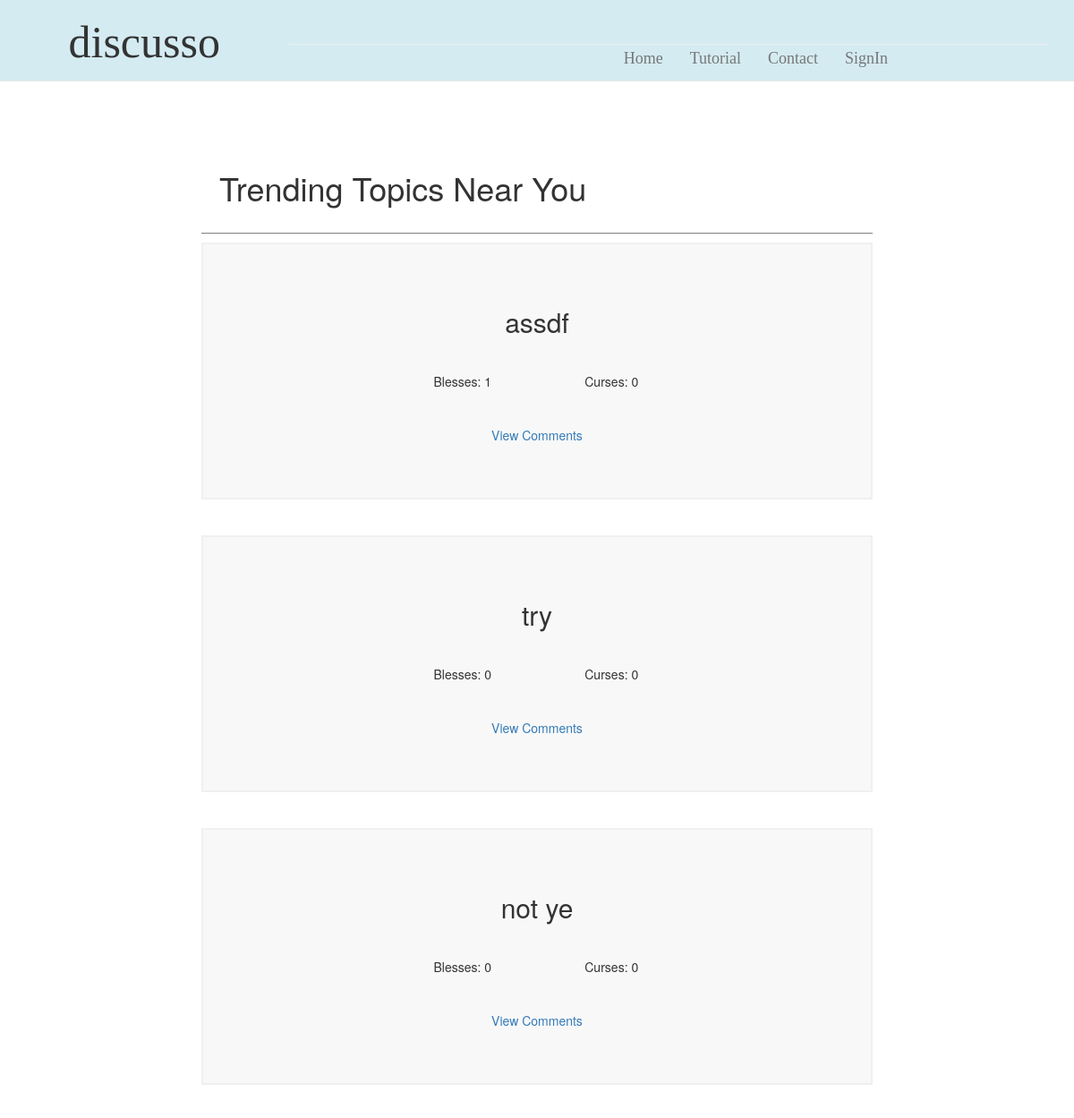
Page /homepage (upper part) on the earlier database version.
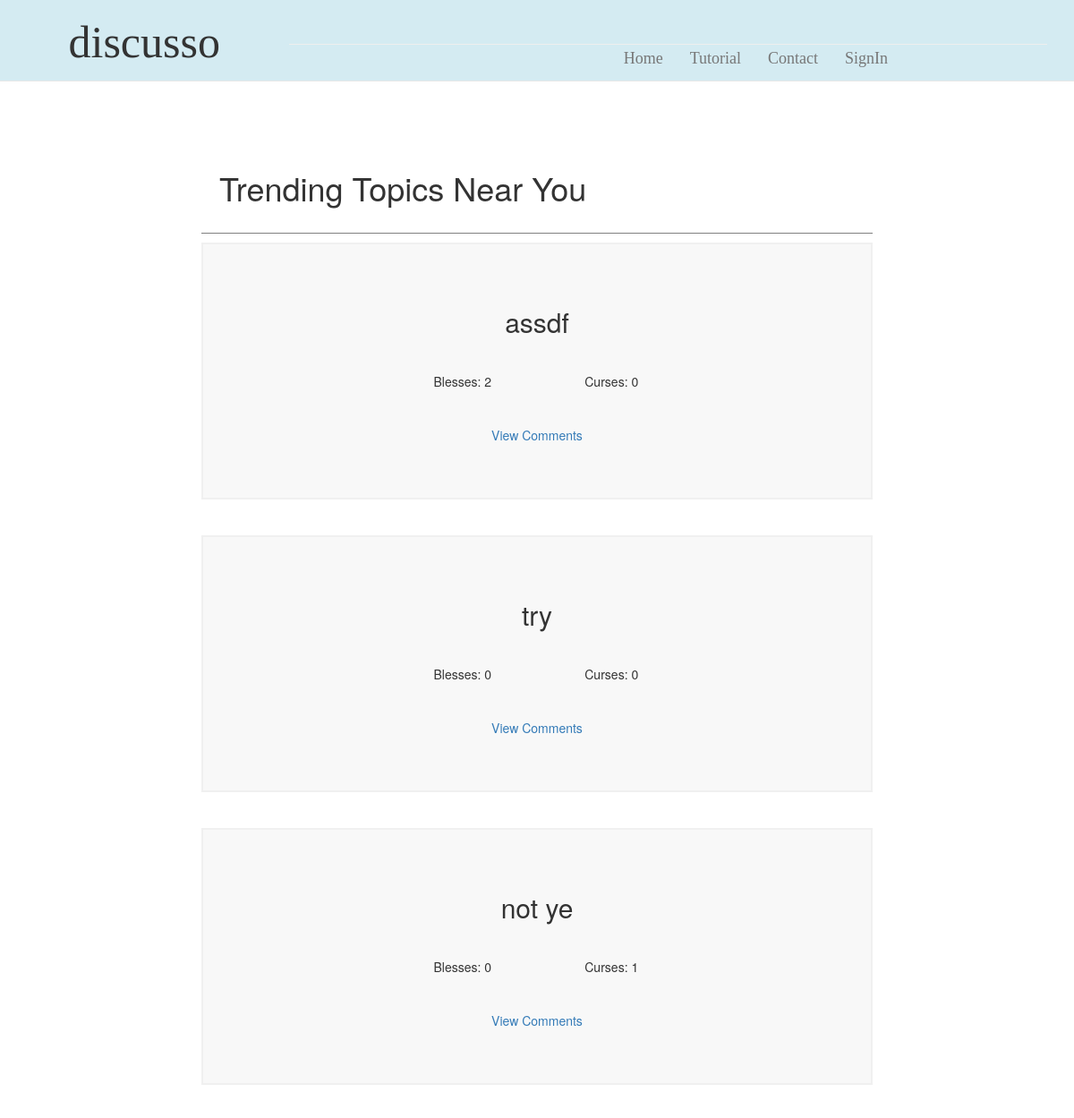
Same page on the later database version.
### app/models.py (models this page shows, shortened)
class Post(db.Model):
    id = db.Column(db.Integer, primary_key=True)
    title = db.Column(db.String(64))
    desc = db.Column(db.String(248))
    blesses = db.Column(db.Integer, default=0)
    curses = db.Column(db.Integer, default=0)
    timestamp = db.Column(db.DateTime, index=True, default=datetime.utcnow)
    user_id = db.Column(db.Integer, db.ForeignKey('user.id'))
    p_replies = db.relationship('Reply', backref='ogPost', lazy='dynamic')
    user_votes = db.relationship('Post_BC', backref='post', lazy='dynamic')

### app/routes.py (the view)
@app.route('/', methods=['GET', 'POST'])
@app.route('/homepage', methods=['GET', 'POST'])
def homepage():
    form = MakePostForm()
    allUsers = User.query.all()
    if form.validate_on_submit():
        post = Post(title=form.title.data, desc=form.desc.data,
                    user_id=current_user.id)
        db.session.add(post)
        db.session.commit()
        return render_template('homepage.html', title='Home', posts=Post.query.all(), form=form, user=allUsers)
    return render_template('homepage.html', title='Home', posts=Post.query.all(), form=form, user=allUsers)

### app/models.py (called while the page is built)
    def avatar(self, size):
        digest = md5(self.email.lower().encode('utf-8')).hexdigest()
        return 'https://www.gravatar.com/avatar/{}?d=identicon&s={}'.format(
            digest, size)

### app/templates/homepage.html (shortened to what this page needs)
{% extends "topbar.html" %}
{% block content %}
<div class="container-fluid">
	<div class="leftSide col-lg-2">
	</div>
	<div class="homePage col-lg-8">
		<div class="special">
			<h1> Trending Topics Near You</h1>
		</div>
		{%for post in posts|reverse %}
		<div class="sampleTopic">
			<div class="heading">
				<h2> {{ post.title }} </h2>
			</div>
			<div class="innerTopic container-fluid">
				<div class="col-lg-3"></div>
				<div class="col-lg-3">
					<p>Blesses: {{post.blesses}} </p>
				</div>
				<div class="col-lg-3">
					<p>Curses: {{post.curses}} </p>
				</div>
				<div class="col-lg-3"></div>
			</div>
			<div class="links container-fluid">
				<div class="viewComment col-lg-4"></div>
				<div class="viewComment col-lg-4">
					<p><a href="{{ url_for('topic',postid = '') }}{{post.id}}"> View Comments </a> </p>
				</div>
				<div class="viewComment col-lg-4"></div>
			</div>
		</div>
		<br>
		<br>
		{% endfor %}
	</div>
	<div class="rightSide col-lg-2">
	</div>
</div>
{% endblock %}

Differences in the rows shown:
changed Post "assdf": blesses "1" → "2"
changed Post "not ye": curses "0" → "1"
